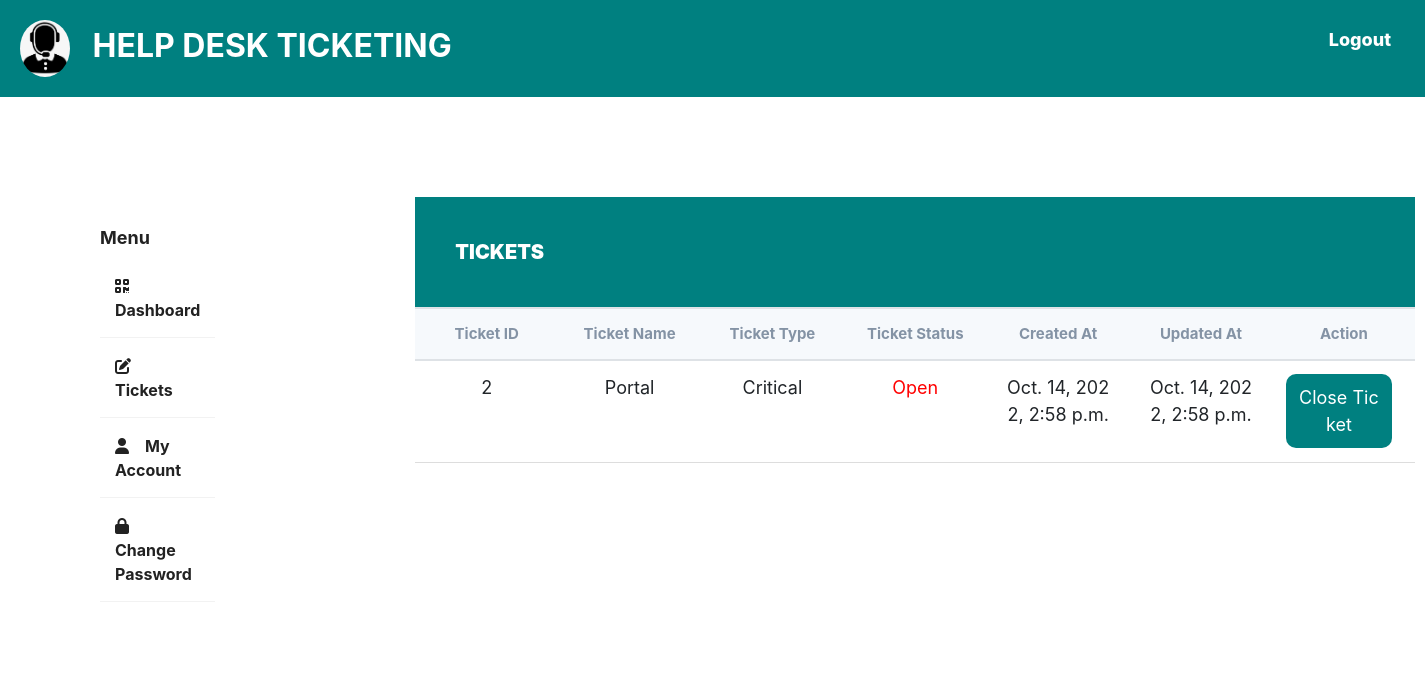
Before: /helpdesk/officer-open-tickets/ with the older database file.
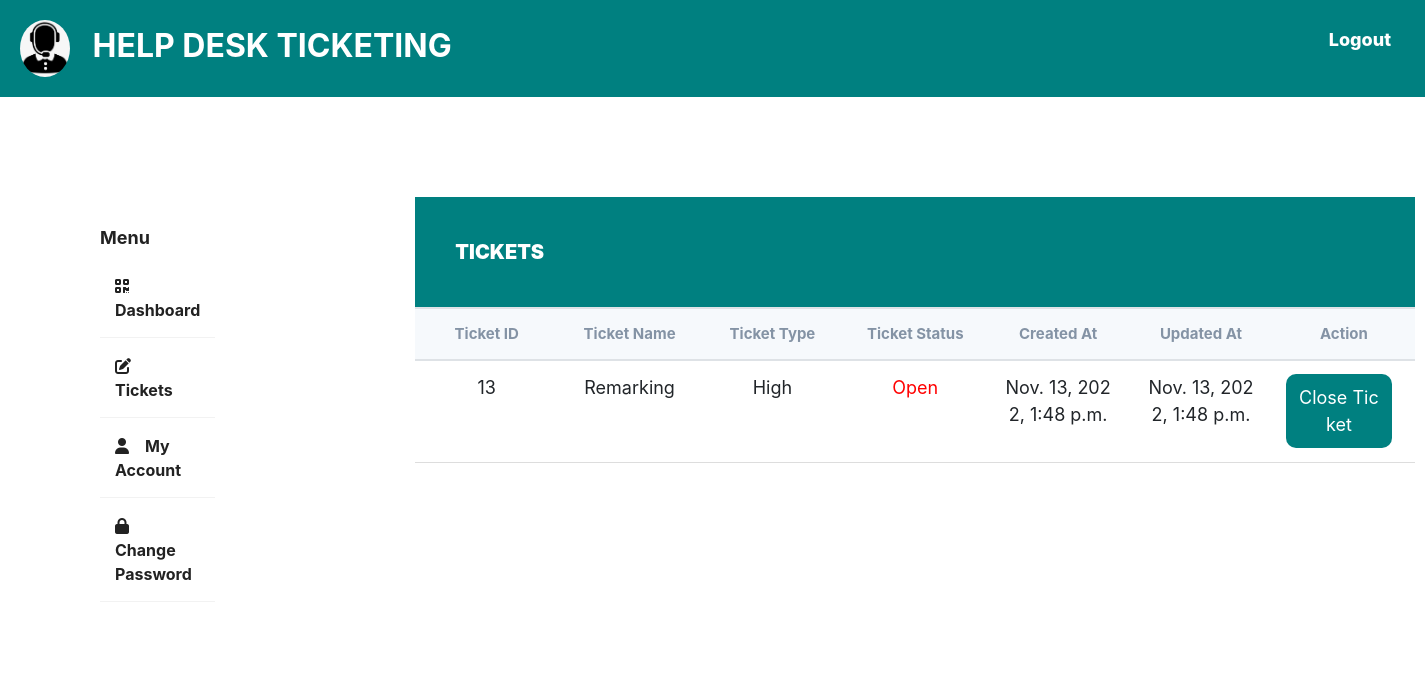
After: the same page with the newer database file.
### base/models.py (models this page shows, shortened)
class Ticket(models.Model):
    ticket_id = models.AutoField(primary_key=True)
    created_by = models.ForeignKey(
        StudentProfile, on_delete=models.CASCADE, null=True, related_name='created_by')
    closed_by = models.ForeignKey(
        OfficerProfile, on_delete=models.CASCADE, null=True)
    ticket_name = models.CharField(max_length=200, blank=True)
    ticket_type = models.CharField(max_length=200, blank=True)
    ticket_description = models.TextField(max_length=200, blank=True)
    StatusChoices = [
        ('InProgress', 'InProgress'),
        ('Open', 'Open'),
        ('Closed', 'Closed'),
        ('Deferred', 'Deferred'),
    ]
    ticket_status = models.CharField(max_length=200, choices=StatusChoices,
                                     default='Open', blank=True)
    reg_no = models.CharField(max_length=200, blank=False, null=True)
    created_at = models.DateTimeField(default=datetime.now, blank=True)
    updated_at = models.DateTimeField(default=datetime.now, blank=True)
    class Meta:
        ordering = ['-created_at']

### base/views.py (the view)
# urls.py: path('officer-open-tickets/', views.Open_Tickets.as_view(), name='officer-open-tickets'),
class Open_Tickets(ListView):
    model = Ticket
    template_name = 'officer/open_tickets.html'

### templates/officer/open_tickets.html
{% extends 'portal.html'%}
{% load static %}
{% block content %}
<div class="wrapper">
    <div class="sidebar">
        <h4>Menu</h4>
        <ul>
            <li><a href="{% url 'officer-dashboard'%}"><i class="fa-solid fa-qrcode"></i>Dashboard</a></li>
            <li><a href="{% url 'officer-tickets'%}"><i class="fa-solid fa-pen-to-square"></i>Tickets</a></li>
            <li><a href="{% url 'officer-account'%}"><i class="fa-solid fa-user"></i>My Account</a></li>
            <li><a href="{% url 'officer-change-password'%}"><i class="fa-solid fa-lock"></i>Change Password</a></li>
        </ul>
    </div>
    <div class="main_content">
        <div class="header">TICKETS</div>
        <div class="table">
            <div class="table_section">
                <table>
                    <thead>
                        <tr>
                            <th>Ticket ID</th>
                            <th>Ticket Name</th>
                            <th>Ticket Type</th>
                            <th>Ticket Status</th>
                            <th>Created At</th>
                            <th>Updated At</th>
                            <th>Action</th>
                        </tr>
                    </thead>
                    <tbody>
                        {% for ticket in object_list %}
                        {% if ticket.ticket_status == "Open" %}
                        <tr>
                            <td>{{ ticket.ticket_id }}</td>
                            <td>{{ ticket.ticket_name }}</td>
                            <td>{{ ticket.ticket_type }}</td>
                            {% if ticket.ticket_status == "Open" %}
                                <td style="color: red;"> {{ ticket.ticket_status }} </td>
                            {% else %}
                                <td>{{ ticket.ticket_status }}</td>
                            {% endif %}
                            <td>{{ ticket.created_at}}</td>
                            <td>{{ ticket.updated_at}}</td>
                            <td>
                                <a href="{%url 'close-ticket' ticket.ticket_id %}"><button>Close Ticket</button></a>
                            </td>
                        </tr>
                        {% endif %}
                        {% endfor %}
                    </tbody>
                </table>
            </div>
        </div>
    </div>
</div>
{% endblock content %}

Changed rows visible on the page:
no longer on this page (row edited): Ticket: ticket_id "2", ticket_name "Portal", ticket_type "Critical", ticket_status "Open", created_at "Oct. 14, 2022, 2:58 p.m.", updated_at "Oct. 14, 2022, 2:58 p.m."
added Ticket: ticket_id "13", ticket_name "Remarking", ticket_type "High", ticket_status "Open", created_at "Nov. 13, 2022, 1:48 p.m.", updated_at "Nov. 13, 2022, 1:48 p.m."
